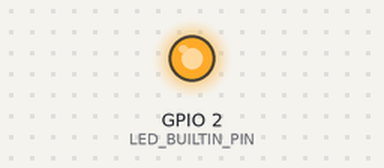
Bench run of a program on a simulated ESP32. On the bench: output pins drawn as LEDs (lit = HIGH).

Above: at 1.5 s.
At 4.5 s:
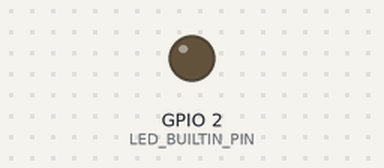
Timing chart, 0 to 7.8 s (numbered marks = the images above):
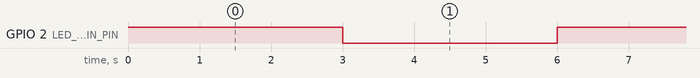

The program:

main.cpp
```cpp
#include <ArduinoJson.h>

// Muhammad Irtaza
// 24-NTU-CS-FL-1073

#define LED_BUILTIN_PIN 2

void setup() {

  pinMode(LED_BUILTIN_PIN, OUTPUT);
}

void loop() {
  digitalWrite(LED_BUILTIN_PIN, HIGH);
  delay(3000);
  digitalWrite(LED_BUILTIN_PIN, LOW);
  delay(3000);
}
```

Measured:
- by itself, GPIO 2 (LED_BUILTIN_PIN): alternates HIGH for 3.0 s and LOW for 3.0 s
